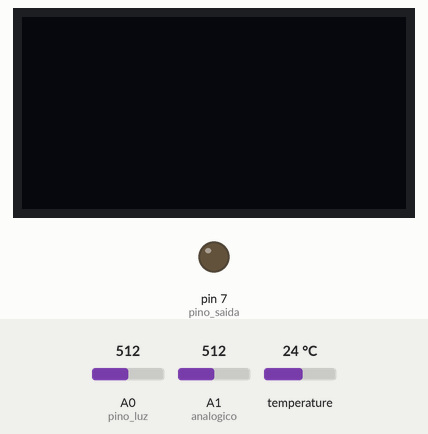
Recording of a sketch running on a simulated Arduino Uno, built with avr-gcc and run on an emulated ATmega328P. Parts: 128×64 one-colour display, output pins drawn as LEDs (lit = HIGH). The inputs (shaded band) are chosen by the test bench; at power-on: A1 (analogico) = 512, temperature 24 °C, A0 (pino_luz) = 512. The display library's start-up logo is not drawn.

Above: at 2.1 s.
2.2 s: A1 (analogico) set to 503
At 6.7 s:
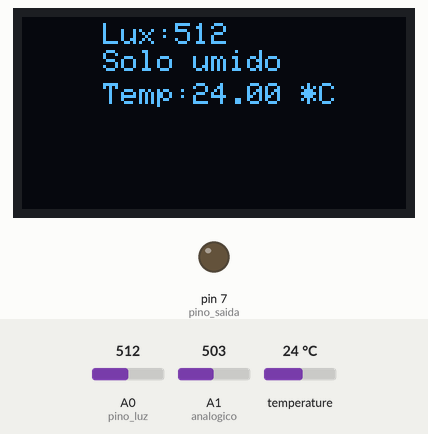
6.9 s: A1 (analogico) set to 351
11.6 s: A1 (analogico) set to 324
At 16.0 s:
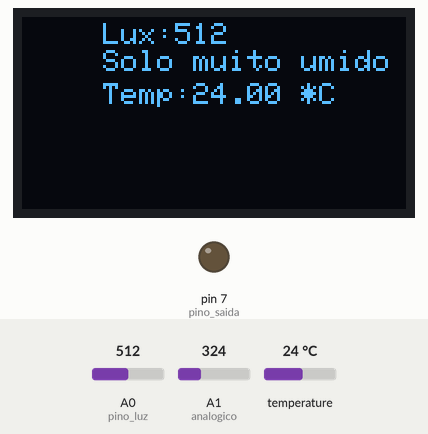
16.3 s: A1 (analogico) set to 185
21.0 s: A1 (analogico) set to 159
At 25.6 s:
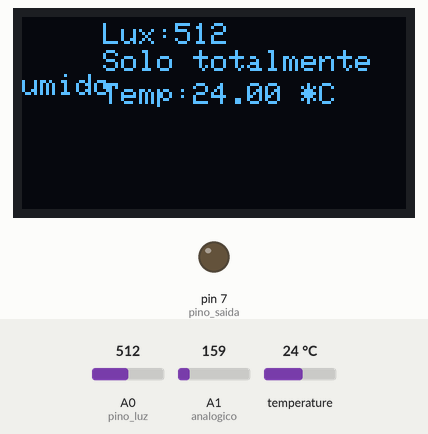
25.7 s: temperature set to 12 °C
At 29.1 s:
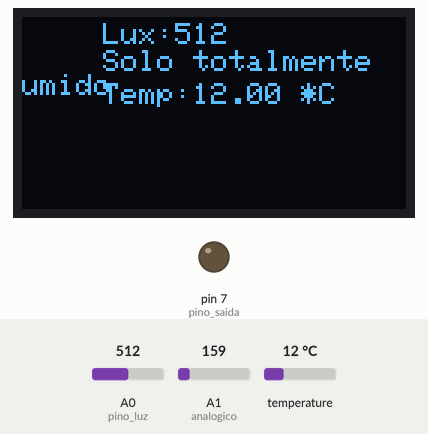
Timing chart, 0 to 30.5 s (numbered marks = the images above; inputs shaded):
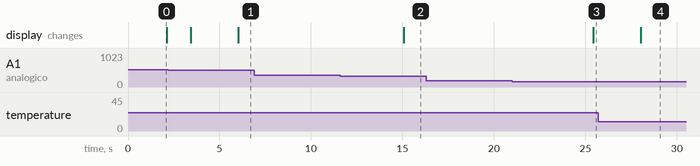

Measured:
- the behaviour switches between 511 and 510 on A1 (analogico) (found by bisection; images 0 and 1)
- the behaviour switches between 340 and 339 on A1 (analogico) (found by bisection; images 1 and 2)
- the behaviour switches between 169 and 168 on A1 (analogico) (found by bisection; images 2 and 3)
- after the input at 2.2 s, the display: first differs from a run without the input after 3.8 s (image 1)
- after the input at 6.9 s, every drawn part: stays the same
- after the input at 11.6 s, the display: changes after 3.5 s (image 2)
- after the input at 16.3 s, every drawn part: stays the same
- after the input at 21.0 s, the display: changes after 4.4 s (image 3)
- after the input at 25.7 s, the display: changes after 2.3 s (image 4)

The sketch:

oled_umidade_rele_temp_lux.ino
```cpp
//==================================================================
//Oficinas de programação em C usando o Arduino
//Autor: Iury Anderson Fernandes Coelho
//Medição da umidade do solo
//==================================================================

//==================================================================
//Ligação dos terminais do display no arduino e do sensor de umidade
//SCK_PIN --- A5
//SDA_PIN --- A4
//A0      --- A1
//=================================================================

// inclua as bibliotecas necessárias do dysplay oled
#include <Adafruit_GFX.h>
#include <Adafruit_SSD1306.h>

//inclua as bibliotecas necessárias para leitura sensor de temperatura DS18B20
#include <DallasTemperature.h>
#include <SPI.h>
#include <Wire.h>

// defina o pino de ligação do sensor de umidade do solo
#define   analogico  A1

// defina o pino de ligação do sensor de luminosidade
int pino_luz = A0;

// defina o pino D7 como saída para o rele
#define pino_saida  7

// defina o pino D8 como saída para o sensor de temperatura
#define DS18B20 8

// declare a variável global contendo o valor lido do sensor
int valor_lido = 0;

// declare a variável global contendo o estado do solo
String estado;

// declare a variável global contendo o estado do sensor de luminosidade
int valor_luz = 0;

// crie um objeto display com Adafruit_SSD1306
Adafruit_SSD1306 display = Adafruit_SSD1306();

//intancie ourwire para se comunicar com o sensor DS18B20
OneWire sensor(DS18B20);

//passe o valor fornecido para dallastemperature
DallasTemperature sensor_temp(&sensor);

//inicialize as definições de hardware
void setup()
{
    //defina a taxa de transmissão de dados como 9600
    Serial.begin(9600);

    //defina o estado do pino analigico A0 como pino de entrada
    pinMode(analogico,  INPUT);

    //inicialize a leitura do display oled
     display.begin(SSD1306_SWITCHCAPVCC, 0x3C);

    //inicialize o pino do rele como saida
    pinMode(pino_saida, OUTPUT);


   //inicialize a leitura do sensor DS18B20
   sensor_temp.begin();

}
// inicialize as definiçoes que irão ser tratadas no loop infinito do arduino
void loop()
{
  // declare a variável global sendo o valor lido na porta analogica A1
  valor_lido = analogRead(analogico);

   //capture o valor fornecido pelo sensor
  sensor_temp.requestTemperatures();

  // declare a variavel temperatura para guardar o valor lido pelo sensor
  float  temperatura = sensor_temp.getTempCByIndex(0);

   // capture o valor do sensor de luz no pino A0 e envie para a variavel valorLuz
   valor_luz = analogRead(pino_luz);
//===imprima para o usuário o valor do sensor=========================

    //desenhe um comando visivel no display
    display.display();
    //limpe o display
    display.clearDisplay();
    //sete o tamanho do texto
    display.setTextSize(1);
    // sete a cor branca para o texto
    display.setTextColor(WHITE);
    // posicione o cursos no centro
    display.setCursor(27,2);
    //imprima o valor lido no display
    display.print("Lux:");
    display.print(valor_luz);
    display.setCursor(27,11);
    display.print(estado);
     //imprima o valor da temperatura no display
    display.setCursor(27,22);
    display.print("Temp:");
    display.print(temperatura);
    display.print(" *C");


//===================================================================

//=============Condições para cada nível de umidade==================
  //declare a faixa de valores em que a umidade é total
  if (valor_lido > 0 && valor_lido < 169)
  {
    estado = "Solo totalmente umido";
  }

  //declare a faixa de valores em que a umidade é média
  else if (valor_lido > 169 && valor_lido < 340)
  {
    estado = "Solo muito umido";
  }

  //declare a faixa de valores em que a umidade é mínima
  else if (valor_lido > 340 && valor_lido < 511)
  {
    estado = "Solo umido";
  }
  //declare a faixa de valores em que o solo está secando
  else if (valor_lido > 511 && valor_lido < 700)
  {
    estado = "Solo quase seco";


  }

  //declare a faixa de valores em que o solo está seco
  else if (valor_lido > 700 && valor_lido < 1024)
  {
    estado = "Solo seco";
    // liga o rele para irrigacao
    digitalWrite(pino_saida, HIGH);
    //espera 3s com o rele ligado
    delay(3000);
    digitalWrite(pino_saida, LOW);
  }
//================================================================

  //defina o tempo de espera para o proximo loop
  delay(500);
}
```
